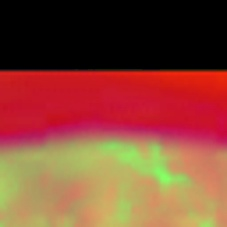
#> input picture cnn/train_images/000001.jpg, 227 x 227 px
$ python -i preprocess.py   (imports and definitions only)
#> lines starting #> are read from the running program, lines starting #| are printed output that depends on the picture; after the words box and inside, x2 and y2 are one past the last pixel; in counts of white or black regions, pixels touching at a corner belong together
from PIL import Image, ImageFile
ImageFile.LOAD_TRUNCATED_IMAGES = True
import numpy as np
import cv2
from rembg.bg import remove
from io import BytesIO
from skimage import color, morphology, segmentation, filters
from skimage.measure import regionprops


# [7 lines left out: function removeexif, not called in this run]


def threshold(input_image):
    image = cv2.cvtColor(np.array(input_image), cv2.COLOR_RGB2BGR)
#> image is the input picture: shape (227, 227, 3); mean B, G, R 52.5, 70.6, 132.7
    hsv = cv2.cvtColor(image, cv2.COLOR_BGR2HSV)
#> hsv: shape (227, 227, 3); mean H, S, V 55.9, 120.6, 135.1
    h, s, v = cv2.split(hsv)
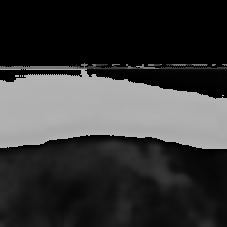
#> h: shape (227, 227); min 0, max 179, mean 55.9
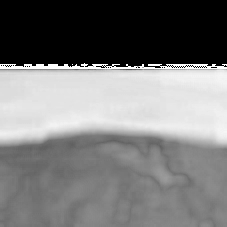
#> s: shape (227, 227); min 0, max 255, mean 120.6
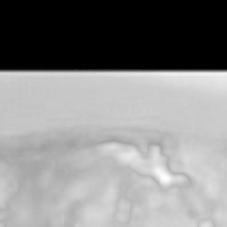
#> v: shape (227, 227); min 0, max 255, mean 135.1
    thr_s = cv2.threshold(s, 92, 255, cv2.THRESH_BINARY)[1]
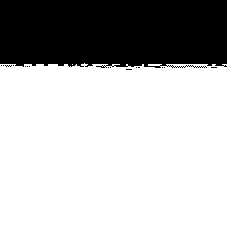
#> thr_s: shape (227, 227); 71.2% white; 16 black regions (15 under 20 px), largest, box (x1, y1, x2, y2) and area: (0, 0, 227, 68) 14812
    thr_v = cv2.threshold(v, 128, 255, cv2.THRESH_BINARY)[1]
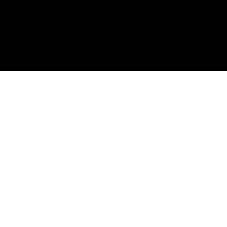
#> thr_v: shape (227, 227); 68.7% white; 1 black region, box (x1, y1, x2, y2) and area: (0, 0, 227, 71) 16117
    thr_v = 255 - thr_v

    mask = cv2.add(thr_s, thr_v)
#> mask: shape (227, 227); every value is 255
    image[mask==0] = (255, 255, 255)
    encoded_bytes = cv2.imencode('.jpeg', image)[1]
#> encoded_bytes = 7576 values, max 255 at index 0, min 0 at index 4, mean 126.7

    return encoded_bytes


# [47 lines left out: functions removebg, mask, maskslic, center, crop, not called in this run]

>>> import cv2
>>> picture = cv2.cvtColor(cv2.imread('train_images/000001.jpg'), cv2.COLOR_BGR2RGB)
>>> result = threshold(picture)
#> result has the same summary as encoded_bytes in threshold
